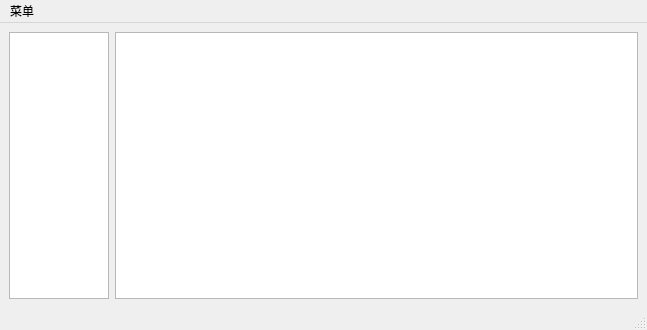
<?xml version="1.0" encoding="UTF-8"?>
<ui version="4.0">
 <class>MainWindow</class>
 <widget class="QMainWindow" name="MainWindow">
  <property name="geometry">
   <rect>
    <x>0</x>
    <y>0</y>
    <width>647</width>
    <height>330</height>
   </rect>
  </property>
  <property name="windowTitle">
   <string>MainWindow</string>
  </property>
  <widget class="QWidget" name="centralwidget">
   <layout class="QHBoxLayout" name="horizontalLayout_3">
    <item>
     <widget class="QListWidget" name="lw">
      <property name="minimumSize">
       <size>
        <width>100</width>
        <height>0</height>
       </size>
      </property>
      <property name="maximumSize">
       <size>
        <width>100</width>
        <height>16777215</height>
       </size>
      </property>
     </widget>
    </item>
    <item>
     <widget class="QStackedWidget" name="sw0">
      <property name="currentIndex">
       <number>0</number>
      </property>
      <widget class="QWidget" name="page">
       <layout class="QHBoxLayout" name="horizontalLayout">
        <property name="leftMargin">
         <number>0</number>
        </property>
        <property name="topMargin">
         <number>0</number>
        </property>
        <property name="rightMargin">
         <number>0</number>
        </property>
        <property name="bottomMargin">
         <number>0</number>
        </property>
        <item>
         <widget class="QTableWidget" name="tb"/>
        </item>
       </layout>
      </widget>
      <widget class="QWidget" name="page_2">
       <layout class="QHBoxLayout" name="horizontalLayout_2">
        <property name="leftMargin">
         <number>0</number>
        </property>
        <property name="topMargin">
         <number>0</number>
        </property>
        <property name="rightMargin">
         <number>0</number>
        </property>
        <property name="bottomMargin">
         <number>0</number>
        </property>
        <item>
         <widget class="QChartView" name="w0" native="true"/>
        </item>
       </layout>
      </widget>
     </widget>
    </item>
   </layout>
  </widget>
  <widget class="QMenuBar" name="menubar">
   <property name="geometry">
    <rect>
     <x>0</x>
     <y>0</y>
     <width>647</width>
     <height>22</height>
    </rect>
   </property>
   <widget class="QMenu" name="menu">
    <property name="title">
     <string>菜单</string>
    </property>
    <addaction name="a0"/>
    <addaction name="a1"/>
   </widget>
   <addaction name="menu"/>
  </widget>
  <widget class="QStatusBar" name="statusbar"/>
  <action name="a0">
   <property name="text">
    <string>看图表 </string>
   </property>
  </action>
  <action name="a1">
   <property name="text">
    <string>看报表</string>
   </property>
  </action>
 </widget>
 <customwidgets>
  <customwidget>
   <class>QChartView</class>
   <extends>QWidget</extends>
   <header location="global">qchartview.h</header>
   <container>1</container>
  </customwidget>
 </customwidgets>
 <resources/>
 <connections/>
</ui>
